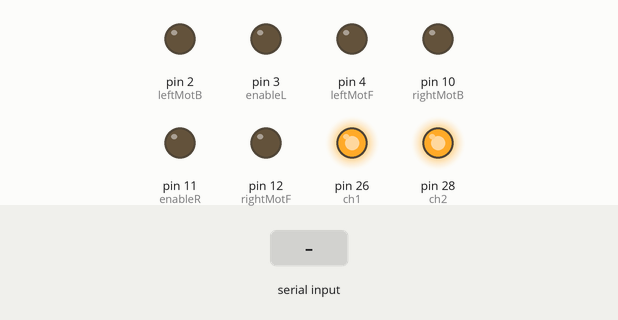
A sketch run on a simulated Arduino Mega 2560, built with avr-gcc and run on an emulated ATmega2560. Shown: output pins drawn as LEDs (lit = HIGH). The inputs (shaded band) are chosen by the test bench.

Above: at 1.2 s.
1.3 s: "F" received over Serial
At 1.7 s:
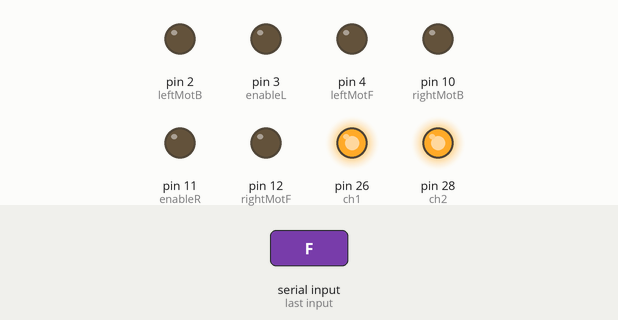
2.9 s: "B" received over Serial
At 4.1 s:
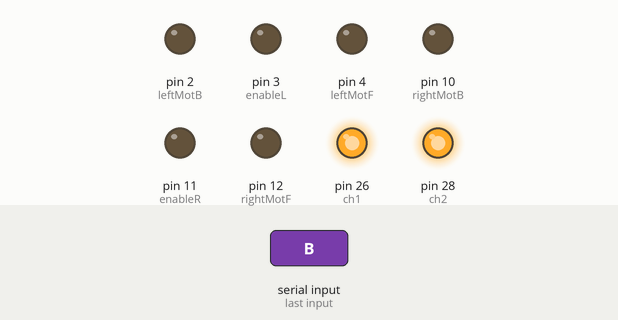
4.5 s: "R" received over Serial
At 5.4 s:
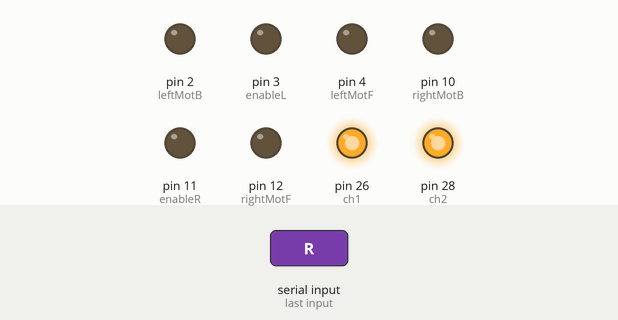
6.1 s: "L" received over Serial
At 6.6 s:
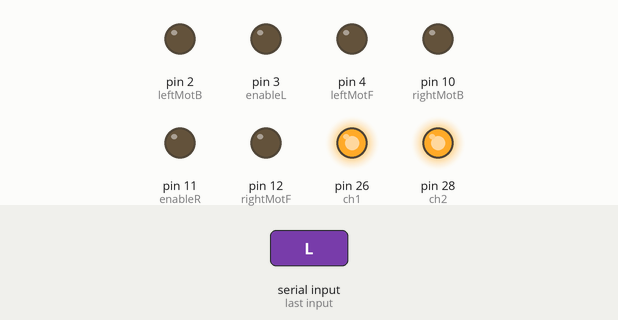
7.7 s: "Q" received over Serial
At 8.9 s:
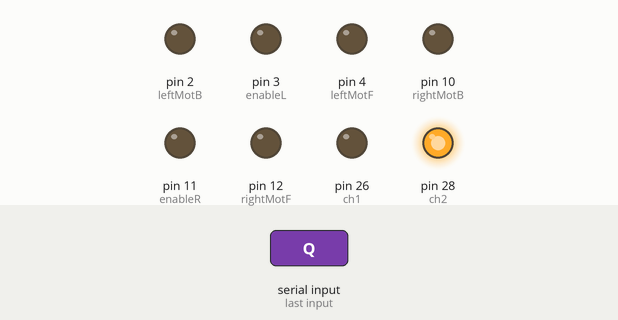
9.2 s: "U" received over Serial
At 10.1 s:
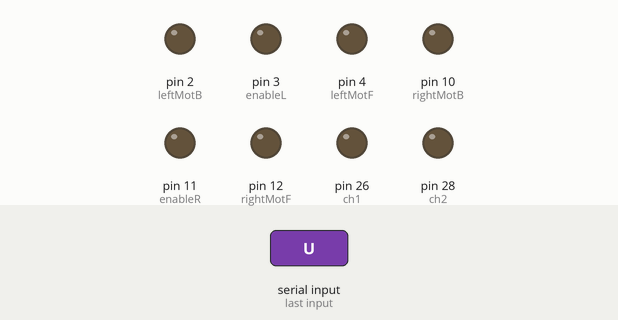
Timing chart, 0 to 11.7 s (numbered marks = the images above; inputs shaded):
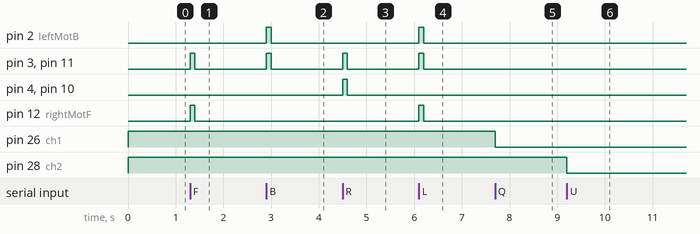

The sketch:

BattleBotTest2.ino
```cpp
#define rightMotF 12
#define rightMotB 10
#define leftMotF 4
#define leftMotB 2
#define enableR 11
#define enableL 3
#define ch1 26
#define ch2 28

void setup()
{
  Serial.begin(9600);
  pinMode(leftMotF,OUTPUT);
  pinMode(leftMotB,OUTPUT);
  pinMode(rightMotF,OUTPUT);
  pinMode(rightMotB,OUTPUT);
  pinMode(enableR,OUTPUT);
  pinMode(enableL,OUTPUT);
  pinMode(ch1, OUTPUT);
  pinMode(ch2, OUTPUT);
  digitalWrite(ch1, HIGH);
  digitalWrite(ch2, HIGH);
}


void loop()
{
  if(Serial.available())
  {
    char x = Serial.read();

    if(x =='F') //front
    {
          digitalWrite(leftMotF , LOW);
          digitalWrite(leftMotB , LOW);
          digitalWrite(rightMotF , HIGH);
          digitalWrite(rightMotB , LOW);
          digitalWrite(enableR,HIGH);
          digitalWrite(enableL,HIGH);
          delay(100);
    }
    if(x =='B') //reverse
    {
      digitalWrite(leftMotF , LOW);
      digitalWrite(leftMotB , HIGH);
      digitalWrite(rightMotF , LOW);
      digitalWrite(rightMotB , LOW);
      digitalWrite(enableR,HIGH);
      digitalWrite(enableL,HIGH);
      delay(100);

    }

    if(x =='R') //right
    {
        digitalWrite(leftMotF , HIGH);
        digitalWrite(leftMotB , LOW);
        digitalWrite(rightMotF , LOW);
        digitalWrite(rightMotB , HIGH);
        digitalWrite(enableR,HIGH);
        digitalWrite(enableL,HIGH);
        delay(100);
    }

    if(x =='L') //left
    {
          digitalWrite(leftMotF , LOW);
          digitalWrite(leftMotB , HIGH);
          digitalWrite(rightMotF , HIGH);
          digitalWrite(rightMotB , LOW);
          digitalWrite(enableR,HIGH);
          digitalWrite(enableL,HIGH);
          delay(100);
    }


    if(x=='P')//channel 1 ON
    {
    digitalWrite(ch1, HIGH);
    }

    if(x=='Q')// Channel 1 OFF
    {
    digitalWrite(ch1, LOW);
    }

    if(x=='W')// Channel 2 ON
    {
    digitalWrite(ch2, HIGH);
    }

    if(x=='U')// Channel 2 OFF
    {
    digitalWrite(ch2, LOW);
    }
  digitalWrite(leftMotF , LOW);
  digitalWrite(leftMotB , LOW);
  digitalWrite(rightMotF , LOW);
  digitalWrite(rightMotB , LOW);
  digitalWrite(enableR,LOW);
  digitalWrite(enableL,LOW);

 }
}
```

Measured:
- after the input at 1.3 s, pin 3 (enableL), pin 11 (enableR), pin 12 (rightMotF): LOW → HIGH at once, → LOW 0.10 s later
- after the input at 2.9 s, pin 2 (leftMotB), pin 3 (enableL), pin 11 (enableR): LOW → HIGH at once, → LOW 0.10 s later
- after the input at 4.5 s, pin 3 (enableL), pin 4 (leftMotF), pin 10 (rightMotB), pin 11 (enableR): LOW → HIGH at once, → LOW 0.10 s later
- after the input at 6.1 s, pin 2 (leftMotB), pin 3 (enableL), pin 11 (enableR), pin 12 (rightMotF): LOW → HIGH at once, → LOW 0.10 s later
- after the input at 7.7 s, pin 26 (ch1): HIGH → LOW at once
- after the input at 9.2 s, pin 28 (ch2): HIGH → LOW at once
